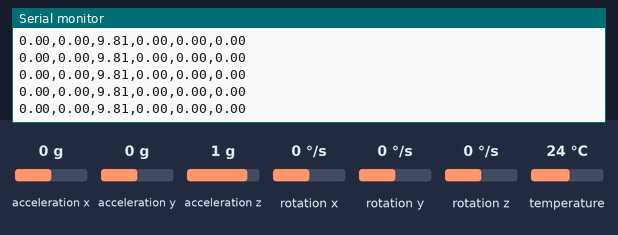
Simulated run of this sketch. Board: Arduino Uno, built with avr-gcc and run on an emulated ATmega328P. Parts: the last lines printed to the serial monitor. The test bench sets the inputs (shaded band); at power-on: acceleration x 0 g, acceleration y 0 g, acceleration z 1 g, rotation x 0 °/s, rotation y 0 °/s, rotation z 0 °/s, temperature 24 °C.

Above: at 1.3 s.
1.4 s: acceleration x set to -1.4 g
At 1.9 s:
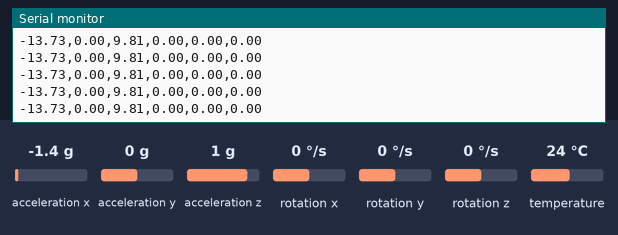
4.4 s: acceleration y set to -1.4 g
At 4.9 s:
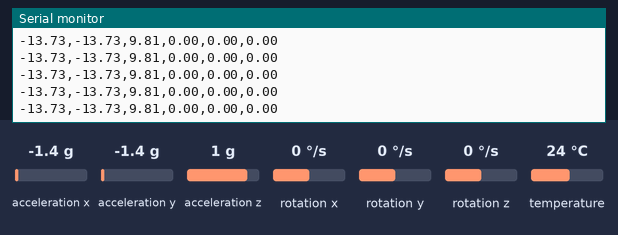
5.9 s: acceleration x set to -0.8 g
At 6.7 s:
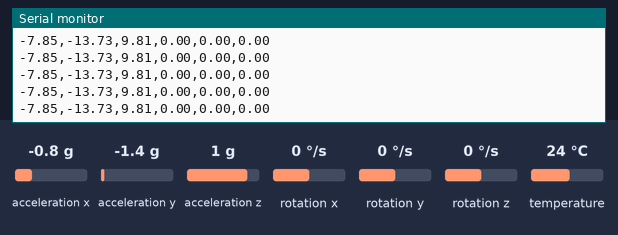
8.9 s: acceleration z set to -1.4 g
At 9.4 s:
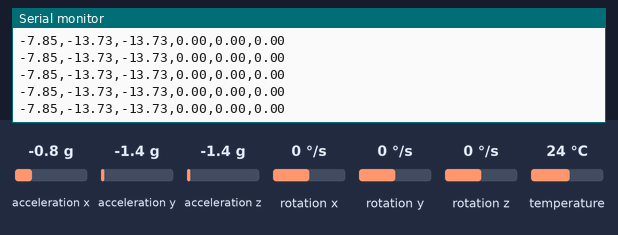
10.4 s: rotation x set to -192 °/s
At 11.5 s:
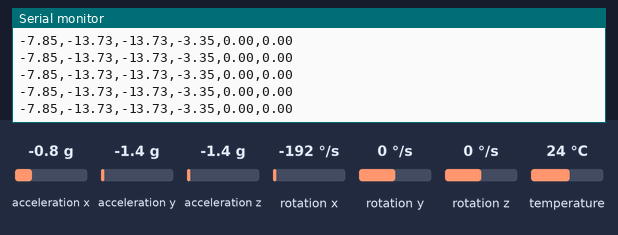
11.9 s: acceleration y set to 1.4 g
At 12.7 s:
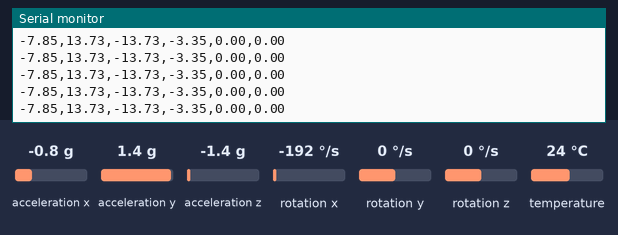
Timing chart, 0 to 14.9 s (numbered marks = the images above; inputs shaded):
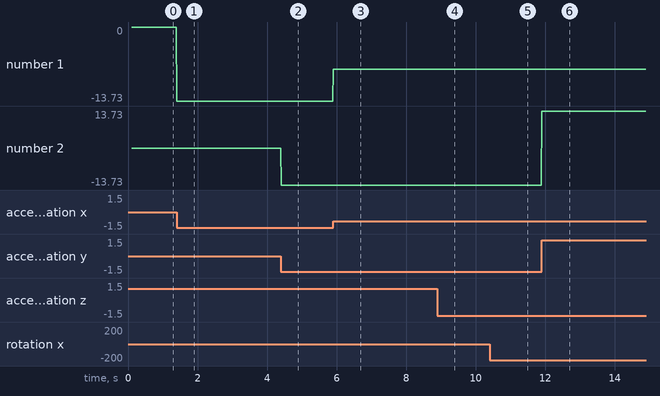

The sketch:

day35_edgeimpulse_collection.ino
```cpp
#include <Wire.h>
#include <Adafruit_MPU6050.h>
#include <Adafruit_Sensor.h>

Adafruit_MPU6050 mpu;

void setup() {
  Serial.begin(115200);

  // Wait for serial monitor to open
  while (!Serial)
    delay(10);

  // Initialize the MPU6050
  if (!mpu.begin()) {
    Serial.println("Failed to find MPU6050 chip");
    while (1) {
      delay(10);
    }
  }

  // Set sensor ranges
  mpu.setAccelerometerRange(MPU6050_RANGE_8_G);
  mpu.setGyroRange(MPU6050_RANGE_500_DEG);
  mpu.setFilterBandwidth(MPU6050_BAND_21_HZ);

  delay(100);
}

void loop() {
  sensors_event_t a, g, temp;
  mpu.getEvent(&a, &g, &temp);

  // Print the data in a comma-separated format required by Edge Impulse
  // Format: accX, accY, accZ, gyrX, gyrY, gyrZ
  Serial.print(a.acceleration.x);
  Serial.print(",");
  Serial.print(a.acceleration.y);
  Serial.print(",");
  Serial.print(a.acceleration.z);
  Serial.print(",");
  Serial.print(g.gyro.x);
  Serial.print(",");
  Serial.print(g.gyro.y);
  Serial.print(",");
  Serial.println(g.gyro.z);

  // Sample at roughly 100Hz (10ms delay)
  delay(10);
}
```

Measured:
- after the input at 1.4 s, the serial monitor: prints a new line at once (image 1)
- after the input at 4.4 s, the serial monitor: prints a new line at once (image 2)
- after the input at 5.9 s, the serial monitor: prints a new line at once (image 3)
- after the input at 8.9 s, the serial monitor: prints a new line at once (image 4)
- after the input at 10.4 s, the serial monitor: prints a new line at once (image 5)
- after the input at 11.9 s, the serial monitor: prints a new line at once (image 6)
- plotted number 1: 0 → -13.73 after the input at 1.4 s, -13.73 → -7.85 after the input at 5.9 s
- plotted number 2: -13.73 → 13.73 after the input at 11.9 s
